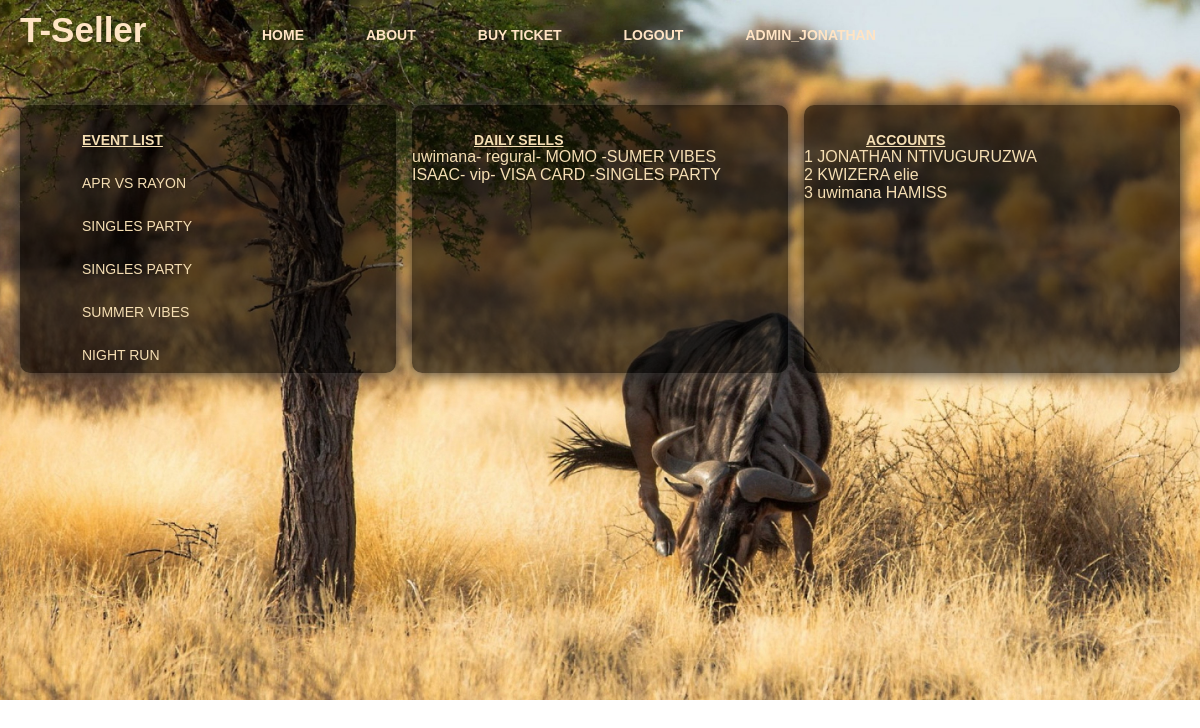
The page /admin.php (signed in) on the database its author committed.
### tables this page shows
CREATE TABLE `buyer` (
  `id` int(11) NOT NULL,
  `name` varchar(50) NOT NULL,
  `class` varchar(50) NOT NULL,
  `payment` varchar(50) NOT NULL,
  `event` varchar(100) NOT NULL
);

CREATE TABLE `signup` (
  `id` int(11) NOT NULL,
  `fname` varchar(50) NOT NULL,
  `lname` varchar(50) NOT NULL,
  `password` varchar(50) NOT NULL,
  `comfirm` varchar(50) NOT NULL,
  `usertype` varchar(50) NOT NULL DEFAULT 'user'
);

### admin.php (the view, shortened to what this page needs)
<?php
require("db.php");
$query="SELECT * FROM signup";
$re = mysqli_query($con,$query);
$querty="SELECT * FROM buyer";
$req = mysqli_query($con,$querty);
?>
<!DOCTYPE html>
 <html>
 <head>
    <link rel="stylesheet" href="style3.css">
 </head>
 <body>
    <div class="main">
        <div class="navbar">
            <div class="icon">
                <h2 class="logo">T-Seller</h2>
            </div>
            <div class="menu">
                <ul>
                    <li><a href="index.php">HOME</a></li>
                    <li><a href="abt.php">ABOUT</a></li>
                    <li><a href="buy.php">BUY TICKET</a></li>
                    <li><a href="logout.php">LOGOUT</a></li>
                    <li><a href="admin.php">ADMIN_<?php echo $_SESSION["name"];?></a></li>
                </ul>
            </div>
        </div>
       <div class="wrapper">
        <div class="box1">
            <ol>
                <li><u><b>EVENT LIST</b></u></li>
                <li>APR VS RAYON</li>
                <li>SINGLES PARTY</li>
                <li>SINGLES PARTY</li>
                <li>SUMMER VIBES</li>
                <li>NIGHT RUN</li>
            </ol>
        </div>
        <div class="box2">
        <ol>
                <li><u><b>DAILY SELLS</b></u></li>
                <?php
                if($req){
                    while($row=mysqli_fetch_array($req)){
                      echo $row['name']."- ".$row['class']."- ".$row['payment']." -".$row['event']."<br/>";
                    }
                  }else{
                    echo "wrong query".mysqli_error($row);
                  }
                ?>
            </ol>
        </div>
        <div class="box3">
        <ol>
                <li><u><b>ACCOUNTS</b></u></li>
                <?php
                if($re){
                    while($row=mysqli_fetch_array($re)){
                      echo $row['id']." ".$row['fname']." ".$row['lname']."<br/>";
                    }
                  }else{
                    echo "wrong query".mysqli_error($row);
                  }
                ?>
            </ol>
        </div>
       </div>
    </div>
 </body>
 </html>

### style3.css (style rules this page uses)
* { margin: 0; padding: 0; }
.main { width: 100%; background: url(b.jpg); background-position: center; background-size: cover; height: 700px; }
.navbar { width: 1200px; height: 75px; margin: auto; }
.icon { width: 200px; float: left; height: 70px; }
.logo { color: bisque; font-size: 35px; font-family: Arial; padding-left: 20px; float: left; padding-top: 10px; }
.menu { width: 400; float: left; height: 70px; }
ul { float: left; display: flex; justify-content: center; align-items: center; }
ul li { list-style: none; margin-left: 62px; margin-top: 27px; font-size: 14px; }
ul li a { text-decoration: none; color: bisque; font-family: Arial; font-weight: bold; transition: 0.4s ease-in-out; }
.wrapper { display: grid; grid-template-columns: repeat(3, 1fr); grid-gap: 1em; grid-auto-rows: minmax(200px, auto); justify-items: stretch; margin-left: 20px; margin-right: 20px; margin-top: 30px; }
.wrapper > div { color: wheat; border-radius: 10px; }
.box1 { background-color: rgba(0, 0, 0, 0.6); box-shadow: 0 0 15px #333; background-size: 100% 100%; background-repeat: no-repeat; }
ol { float: left; display: list-item; justify-content: center; align-items: center; list-style: none; padding-bottom: 10px; font-family: "Gill Sans", "Gill Sans MT", Calibri, "Trebuchet MS", sans-serif; }
ol li { list-style: none; margin-left: 62px; margin-top: 27px; font-size: 14px; }
.box2 { background-color: rgba(0, 0, 0, 0.6); box-shadow: 0 0 15px #333; background-size: 100% 100%; background-repeat: no-repeat; }
.box3 { background-color: rgba(0, 0, 0, 0.6); box-shadow: 0 0 15px #333; background-size: 100% 100%; background-repeat: no-repeat; }

### rows shown on the page
buyer: name "uwimana", class "regural", payment "MOMO", event "SUMER VIBES"
buyer: name "ISAAC", class "vip", payment "VISA CARD", event "SINGLES PARTY"
signup: id "1", fname "JONATHAN", lname "NTIVUGURUZWA"
signup: id "2", fname "KWIZERA", lname "elie"
signup: id "3", fname "uwimana", lname "HAMISS"

### other values the page prints
$_SESSION["name"] "JONATHAN"
